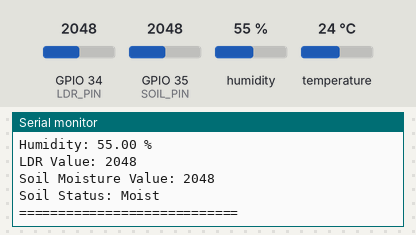
This program was run on a simulated ESP32. Parts: the last lines printed to the serial monitor. Inputs (shaded band) come from the test bench; at power-on: GPIO 35 (SOIL_PIN) = 2048, humidity 55 %, GPIO 34 (LDR_PIN) = 2048, temperature 24 °C. WiFi joins after 1.5 s; servers stay silent unless stated; uploads are accepted with an empty reply; the local clock reads 2024-03-15 10:24:30 at power-on unless the program sets it.

Above: at 4.0 s.
4.1 s: GPIO 35 (SOIL_PIN) set to 2540
At 4.86 s:
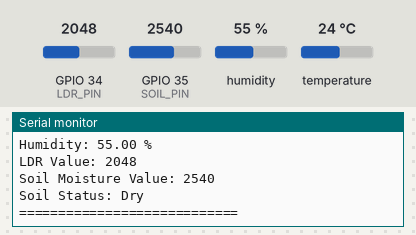
5.9 s: GPIO 35 (SOIL_PIN) set to 1460
At 6.92 s:
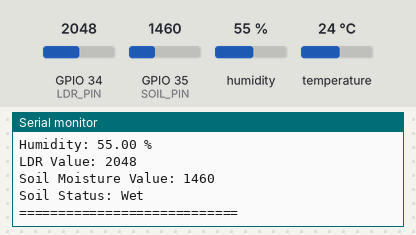
7.6 s: humidity set to 22 %
9.1 s: GPIO 34 (LDR_PIN) set to 2540
10.6 s: temperature set to 12 °C
12.1 s: GPIO 34 (LDR_PIN) set to 2460
Timing chart, 0 to 14.6 s (numbered marks = the images above; inputs shaded):
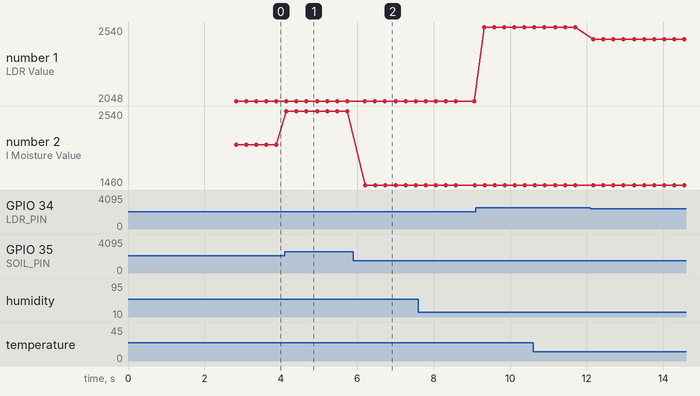

Measured:
- after the input at 4.1 s, the serial monitor: prints a new line at once (image 1)
- after the input at 5.9 s, the serial monitor: prints a new line after 0.30 s (image 2)
- plotted number 1: 2048 → 2540 after the input at 9.1 s, 2540 → 2460 after the input at 12.1 s
- plotted number 2: 2048 → 2540 after the input at 4.1 s, 2540 → 1460 after the input at 5.9 s

The program:

main.cpp
```cpp
#define BLYNK_PRINT Serial

#define BLYNK_TEMPLATE_ID "TMPL30SDQvWJ-"
#define BLYNK_TEMPLATE_NAME "رَيّ RAYY"
#define BLYNK_AUTH_TOKEN "NYBW0sT3yQds1XwWsioyF18uSENfoNfb"

#include <Arduino.h>
#include <WiFi.h>
#include <HTTPClient.h>
#include <BlynkSimpleEsp32.h>
#include <DHT.h>
#include <time.h>
#include "soc/soc.h"
#include "soc/rtc_cntl_reg.h"

// ---------------- WIFI ----------------
const char* ssid = "Pixel";
const char* password = "dontknow";

// ---------------- INGEST API ----------------
// Use your laptop LAN IP where `uvicorn ingest:app --host 0.0.0.0 --port 8000` is running.
const char* ingestUrl = "http://192.168.29.40:8000/ingest";
const char* ingestToken = "changeme";
const char* plantName = "Money Plant";

// NTP configuration for epoch timestamps.
const char* ntpServer = "pool.ntp.org";
const long gmtOffsetSec = 0;
const int daylightOffsetSec = 0;

// ---------------- PINS ----------------
#define DHTPIN 18
#define DHTTYPE DHT11
#define LDR_PIN 34
#define SOIL_PIN 35

// ---------------- OBJECTS ----------------
DHT dht(DHTPIN, DHTTYPE);
BlynkTimer timer;

float clampf(float value, float low, float high) {
  if (value < low) return low;
  if (value > high) return high;
  return value;
}

float ldrToLux(int raw) {
  return clampf((raw / 4095.0f) * 1200.0f, 0.0f, 1200.0f);
}

float soilToPercent(int raw) {
  const float wetAdc = 1200.0f;
  const float dryAdc = 3200.0f;
  float pct = (dryAdc - raw) / (dryAdc - wetAdc) * 100.0f;
  return clampf(pct, 0.0f, 100.0f);
}

long currentEpochSeconds() {
  time_t now = time(nullptr);
  if (now > 946684800) {
    return static_cast<long>(now);
  }
  return static_cast<long>(millis() / 1000UL);
}

void ensureWiFiConnected() {
  if (WiFi.status() == WL_CONNECTED) {
    return;
  }
  WiFi.disconnect();
  WiFi.begin(ssid, password);
  for (int i = 0; i < 20 && WiFi.status() != WL_CONNECTED; i++) {
    delay(500);
    Serial.print(".");
  }
  Serial.println();
}

void postToIngest(float temperature, float humidity, int ldrValue, int soilValue) {
  if (WiFi.status() != WL_CONNECTED) {
    Serial.println("Ingest skip: WiFi disconnected");
    return;
  }

  const float lightLux = ldrToLux(ldrValue);
  const float soilPct = soilToPercent(soilValue);
  const float ph = 6.5f;
  const long ts = currentEpochSeconds();

  String body = "{";
  body += "\"ts\":" + String(ts) + ",";
  body += "\"plant\":\"" + String(plantName) + "\",";
  body += "\"temperature\":" + String(temperature, 2) + ",";
  body += "\"humidity\":" + String(humidity, 2) + ",";
  body += "\"light\":" + String(lightLux, 2) + ",";
  body += "\"soil_moisture\":" + String(soilPct, 2) + ",";
  body += "\"ph\":" + String(ph, 2);
  body += "}";

  HTTPClient http;
  http.begin(ingestUrl);
  http.setTimeout(5000);
  http.addHeader("Content-Type", "application/json");
  http.addHeader("Authorization", "Bearer " + String(ingestToken));
  int code = http.POST(body);
  String response = http.getString();
  http.end();

  if (code == 200 && response.indexOf("\"ok\":true") >= 0) {
    Serial.println("Ingest OK");
  } else {
    Serial.print("Ingest failed: ");
    Serial.print(code);
    Serial.print(" ");
    Serial.println(response);
  }
}

// -------- FUNCTION TO SEND DATA --------
void sendToBlynk() {

  float humidity = dht.readHumidity();
  float temperature = dht.readTemperature();

  int ldrValue = analogRead(LDR_PIN);
  int soilValue = analogRead(SOIL_PIN);

  String soilStatus;

  if (soilValue < 1500) {
    soilStatus = "Wet 🌱";
  }
  else if (soilValue < 2500) {
    soilStatus = "Moist 💧";
  }
  else {
    soilStatus = "Dry ⚠️";
  }


  // Send to Blynk
  Blynk.virtualWrite(V0, temperature);
  Blynk.virtualWrite(V1, humidity);
  Blynk.virtualWrite(V2, soilValue);
  Blynk.virtualWrite(V3, ldrValue);
  Blynk.virtualWrite(V4, soilStatus);

  // Send to your dashboard backend over Wi-Fi.
  postToIngest(temperature, humidity, ldrValue, soilValue);

  Serial.println("Data sent to Blynk ✅");
}

void setup() {
  // Disable brownout
  WRITE_PERI_REG(RTC_CNTL_BROWN_OUT_REG, 0);

  Serial.begin(115200);
  delay(1000);

  // Start sensors
  dht.begin();

  // Connect WiFi
  Serial.println("Connecting to WiFi...");
  WiFi.begin(ssid, password);

  while (WiFi.status() != WL_CONNECTED) {
    delay(500);
    Serial.print(".");
  }

  Serial.println("\nWiFi connected ✅");
  Serial.print("IP Address: ");
  Serial.println(WiFi.localIP());

  // Start Blynk
  Serial.println("Connecting to Blynk...");
  Blynk.config(BLYNK_AUTH_TOKEN);
  Blynk.connect();

  // Configure NTP for usable epoch timestamps.
  configTime(gmtOffsetSec, daylightOffsetSec, ntpServer);

  // Send data every 3 seconds
  timer.setInterval(3000L, sendToBlynk);

  Serial.println("\nSystem Ready 🚀\n");
}

void loop() {

  ensureWiFiConnected();
  Blynk.run();
  timer.run();

  // -------- READ DHT --------
  float humidity = dht.readHumidity();
  float temperature = dht.readTemperature();

  int ldrValue = analogRead(LDR_PIN);
  int soilValue = analogRead(SOIL_PIN);

  Serial.print("WiFi Status: ");
  if (WiFi.status() == WL_CONNECTED) {
    Serial.println("Connected ✅");
  } else {
    Serial.println("Disconnected ❌");
  }

  Serial.println("===== Sensor Readings =====");

  Serial.print("Temperature: ");
  Serial.print(temperature);
  Serial.println(" °C");

  Serial.print("Humidity: ");
  Serial.print(humidity);
  Serial.println(" %");

  Serial.print("LDR Value: ");
  Serial.println(ldrValue);

  Serial.print("Soil Moisture Value: ");
  Serial.println(soilValue);

  if (soilValue < 1500) {
    Serial.println("Soil Status: Wet");
  } else if (soilValue < 2500) {
    Serial.println("Soil Status: Moist");
  } else {
    Serial.println("Soil Status: Dry");
  }

  Serial.println("============================\n");
  delay(250);
}
```
